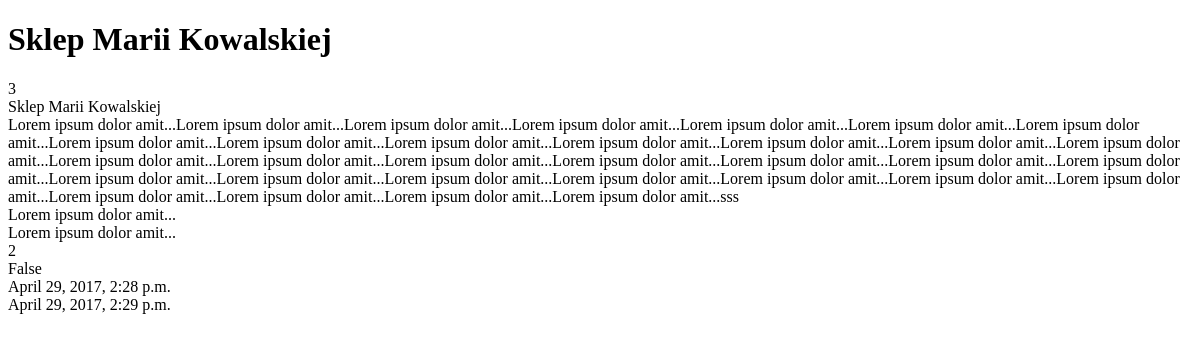
The app's page /shop/3/, older data.
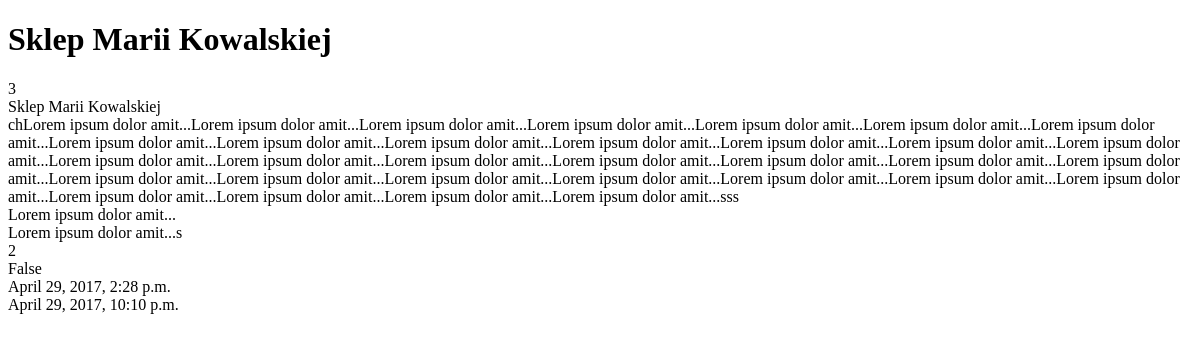
The same page, newer data.
### shop/models.py (models this page shows, shortened)
class Shop(models.Model):
    id = models.AutoField(primary_key=True)
    name = models.CharField(max_length=50, )
    description = models.TextField()
    main_category = models.CharField(max_length=50)
    categories = models.TextField()
    shop_level = models.IntegerField()
    is_in_lottery = models.BooleanField(default=False)
    date_of_creation = models.DateTimeField(auto_now=False, auto_now_add=True)
    date_of_update = models.DateTimeField(auto_now=True, auto_now_add=False)

### shop/views.py (the view)
# urls.py: url(r'^(?P<id>\d+)/$', shop_detail, name='detail'),
def shop_detail(request, id=None):
    instance = get_object_or_404(Shop, id=id)  # look for given id, if not present - render 404 error
    context = {
        "name": instance.name,
        "instance": instance,
    }
    return render(request, "shop_detail.html", context)

### templates/shop_detail.html (shortened to what this page needs)
<!DOCTYPE html>
<html lang="en">
<head>
</head>
<body>
<h1>{{ name }}</h1>
{{ instance.id }}<br/>
{{ instance.name }}<br/>
{{ instance.description }}<br/>
{{ instance.main_category }}<br/>
{{ instance.categories }}<br/>
{{ instance.shop_level }}<br/>
{{ instance.is_in_lottery }}<br/>
{{ instance.date_of_creation }}<br/>
{{ instance.date_of_update }}<br/>
</body>
</html>

Row changes from the older to the newer data that the page shows:
changed Shop "Sklep Marii Kowalskiej": description "Lorem ipsum dolor amit...Lorem ipsum…" → "chLorem ipsum dolor amit...Lorem ipsum…"; categories "Lorem ipsum dolor amit..." → "Lorem ipsum dolor amit...s"; date_of_update "April 29, 2017, 2:29 p.m." → "April 29, 2017, 10:10 p.m."
